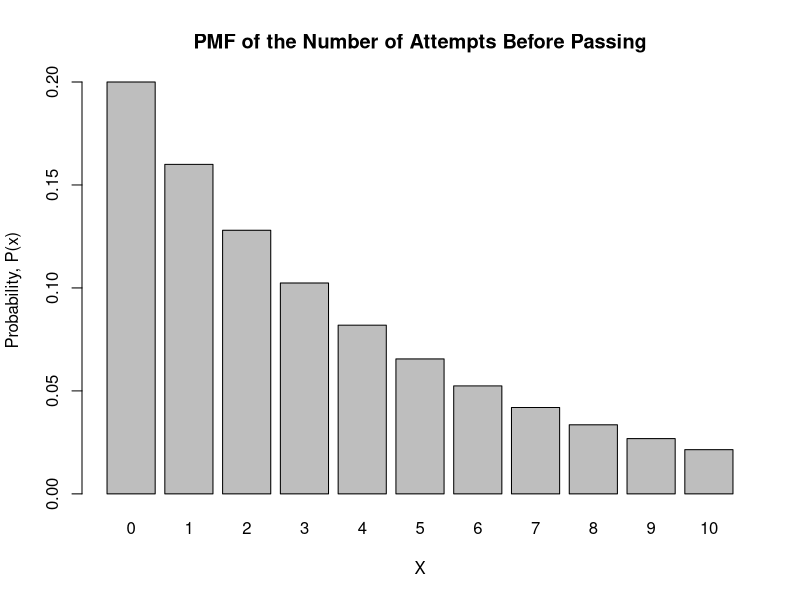

The R source for this figure:
# X = the number of attempts and failures before passing the level
x = 0:10; pb = 0.20; #I'm guessing a max. of 10 attempts, 20% chance of success
# X~Geo(pi = 0.20) #pi = pb
# for a Geometric distribution, X is the number of attempts before the
# first success. The probability of success is 0.20 for this case
P = dgeom(x,prob=pb)
E = (1 - pb)/pb
V = (1 - pb)/pb^2
barplot(P, names.arg=x, main="PMF of the Number of Attempts Before Passing", xlab="X", ylab="Probability, P(x)")

#a)
  Pa = dgeom(2,prob=pb)
#b)
  Pb = pgeom(2,prob=pb)
#c)
  Pc = 1 - Pb